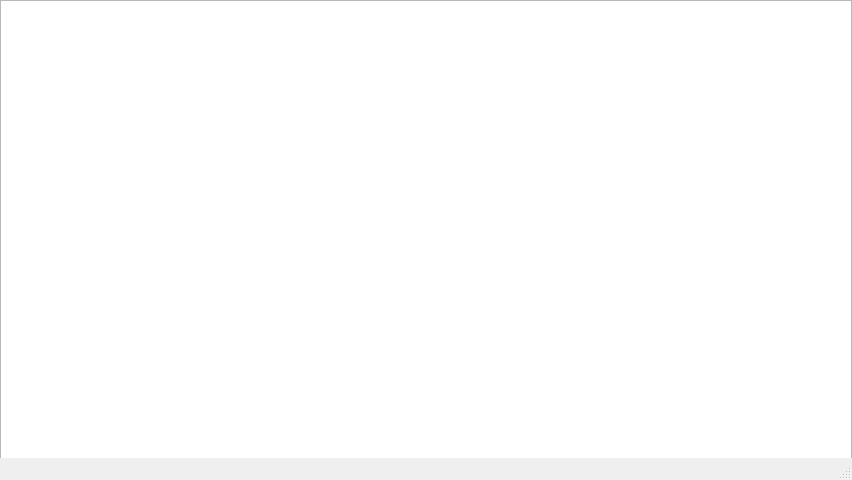
<?xml version="1.0" encoding="UTF-8"?>
<ui version="4.0">
 <class>You_Win</class>
 <widget class="QMainWindow" name="You_Win">
  <property name="geometry">
   <rect>
    <x>0</x>
    <y>0</y>
    <width>852</width>
    <height>480</height>
   </rect>
  </property>
  <property name="windowTitle">
   <string>MainWindow</string>
  </property>
  <widget class="QWidget" name="centralwidget">
   <widget class="QGraphicsView" name="graphicsView">
    <property name="geometry">
     <rect>
      <x>0</x>
      <y>0</y>
      <width>852</width>
      <height>480</height>
     </rect>
    </property>
   </widget>
  </widget>
  <widget class="QMenuBar" name="menubar">
   <property name="geometry">
    <rect>
     <x>0</x>
     <y>0</y>
     <width>852</width>
     <height>21</height>
    </rect>
   </property>
  </widget>
  <widget class="QStatusBar" name="statusbar"/>
 </widget>
 <resources/>
 <connections/>
</ui>
